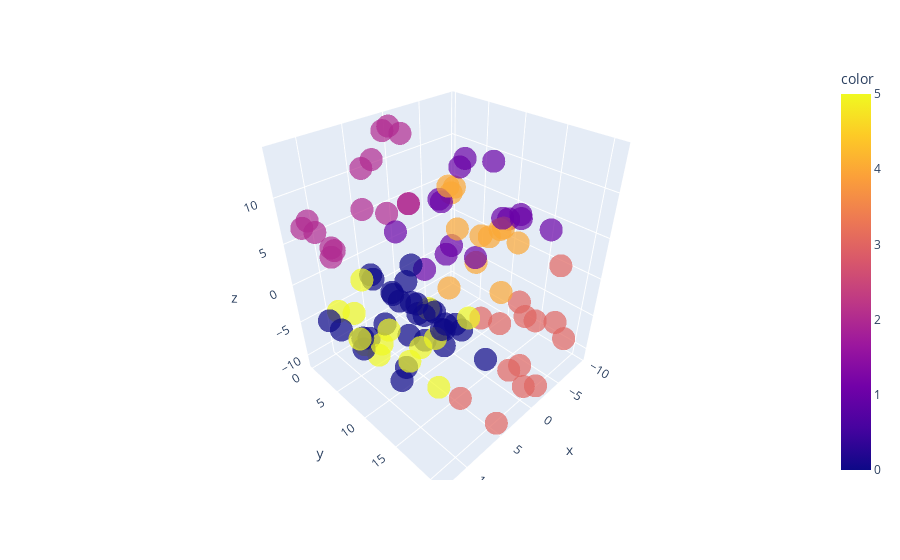

Notebook cell for this chart:
### Code cell
diffusion_map_labels = diffusion_map(
    swiss_roll_res.eigenvectors, swiss_roll_res.eigenvalues[:K]
)

fig = px.scatter_3d(
    x=X[:, 0],
    y=X[:, 1],
    z=X[:, 2],
    color=swiss_roll_res.labels,
    size_max=5,
    opacity=0.7,
)

fig.show()
